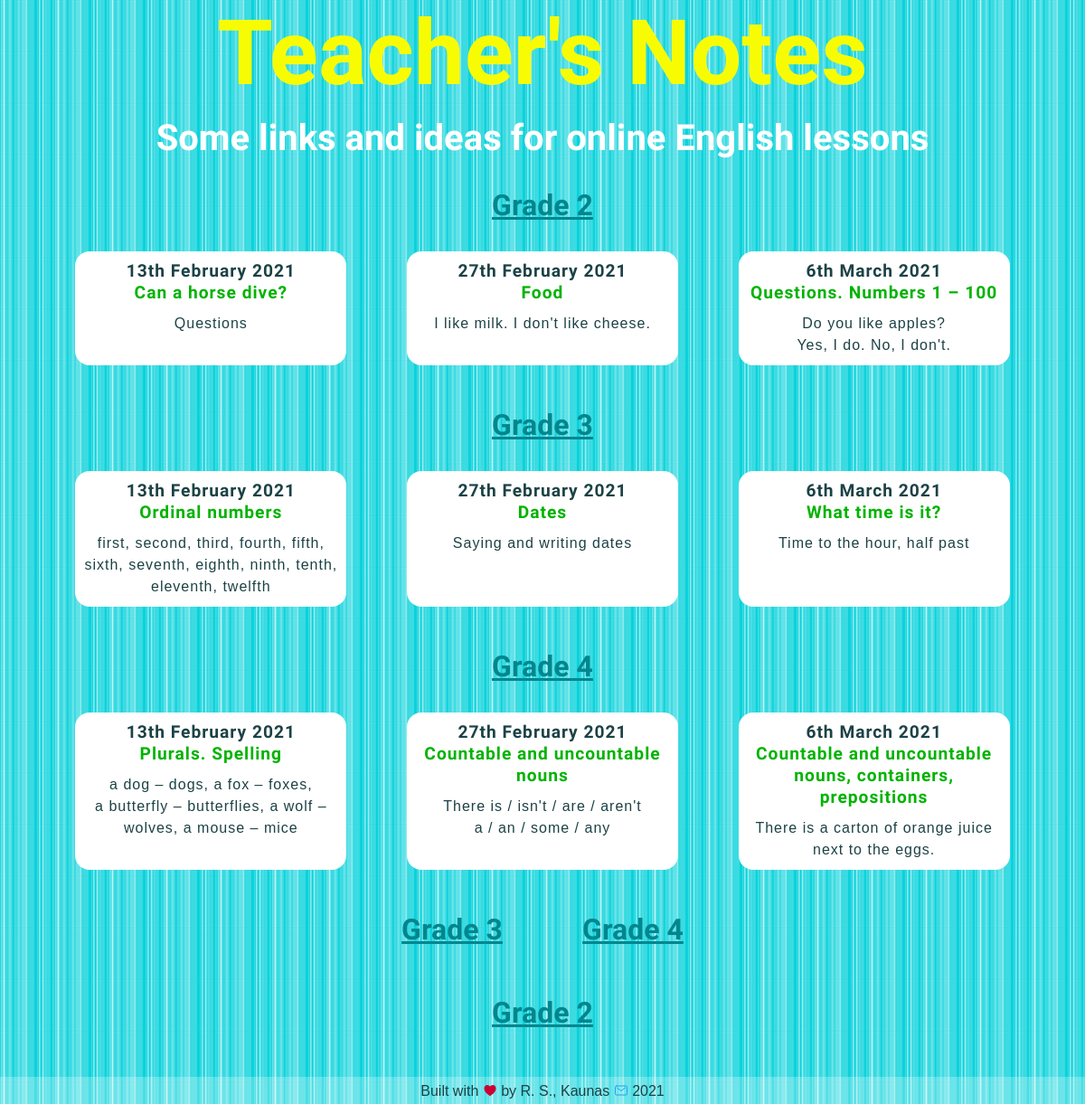
The page / on the database its author committed.
### blog/models.py (models this page shows, shortened)
class Grade2blogpost(models.Model):
    grade = models.CharField(max_length=10, default='Grade 2')
    date = models.DateField()
    title = models.TextField(max_length=200)
    intro = models.TextField(max_length=400, default='intro')
    description = models.TextField()
    image = models.ImageField(upload_to='blog/images/', default='blog/images/soon.png')
    file = models.FileField(upload_to='blog/downloads/', blank='True')
    credits = models.TextField(blank='True')

class Grade3blogpost(models.Model):
    grade = models.CharField(max_length=10, default='Grade 3')
    date = models.DateField()
    title = models.TextField(max_length=200)
    intro = models.TextField(max_length=400, default='intro')
    description = models.TextField()
    image = models.ImageField(upload_to='blog/images/', default='blog/images/soon.png')
    file = models.FileField(upload_to='blog/downloads/', blank='True')
    credits = models.TextField(blank='True')

class Grade4blogpost(models.Model):
    grade = models.CharField(max_length=10, default='Grade 4')
    date = models.DateField()
    title = models.TextField(max_length=200)
    intro = models.TextField(max_length=400, default='intro')
    description = models.TextField()
    image = models.ImageField(upload_to='blog/images/', default='blog/images/soon.png')
    file = models.FileField(upload_to='blog/downloads/', blank='True')
    credits = models.TextField(blank='True')

### blog/views.py (the view)
# urls.py: path('', views.all_posts, name='all_posts'),
def all_posts(request):
    grade2blogposts = Grade2blogpost.objects.order_by('-date')[:3]
    grade3blogposts = Grade3blogpost.objects.order_by('-date')[:3]
    grade4blogposts = Grade4blogpost.objects.order_by('-date')[:3]
    return render(request, 'blog/all_posts.html', {'grade2blogposts': grade2blogposts,
                                                   'grade3blogposts': grade3blogposts,
                                                   'grade4blogposts': grade4blogposts})

### blog/templates/blog/all_posts.html (shortened to what this page needs)
<!DOCTYPE html>
{% load static %}
<html lang="en">
<head>
    <link href="{% static 'blog/all_posts.css' %}" type="text/css" rel="stylesheet"/>
    <link href="{% static 'blog/queries.css' %}" type="text/css" rel="stylesheet"/>
</head>
<body>
<div id="page-container">
    <div id="content-wrap">
        <header>
            <h1>Teacher's Notes</h1>
            <h2>Some links and ideas for online English lessons</h2>
        </header>
        <section>
            <a href="{% url 'blog:url_all_grade2' %}"><h3>Grade 2</h3></a>
            <div class="flex-container">
                {% for blogpost in grade2blogposts %}
                    <a class="button" href="{% url 'blog:url_one_grade2' blogpost.id %}">
                        <h4>{{ blogpost.date|date:'jS F Y' }}</h4>
                        <h5>{{ blogpost.title|safe|truncatewords:20 }}</h5>
                        <p>{{ blogpost.intro|safe|truncatewords:20 }}</p></a>
                {% endfor %}
            </div>
        </section>
        <section>
            <a href="{% url 'blog:url_all_grade3' %}"><h3>Grade 3</h3></a>
            <div class="flex-container">
                {% for blogpost in grade3blogposts %}
                    <a class="button" href="{% url 'blog:url_one_grade3' blogpost.id %}">
                        <h4>{{ blogpost.date|date:'jS F Y' }}</h4>
                        <h5>{{ blogpost.title|safe|truncatewords:20 }}</h5>
                        <p>{{ blogpost.intro|safe|truncatewords:20 }}</p></a>
                {% endfor %}
            </div>
        </section>
        <section>
            <a href="{% url 'blog:url_all_grade4' %}"><h3>Grade 4</h3></a>
            <div class="flex-container">
                {% for blogpost in grade4blogposts %}
                    <a class="button" href="{% url 'blog:url_one_grade4' blogpost.id %}">
                        <h4>{{ blogpost.date|date:'jS F Y' }}</h4>
                        <h5>{{ blogpost.title|safe|truncatewords:20 }}</h5>
                        <p>{{ blogpost.intro|safe|truncatewords:20 }}</p></a>
                {% endfor %}
            </div>
        </section>
        <div class="flex-container three-grades">
            <a href="{% url 'blog:url_all_grade4' %}"><h3>Grade 4</h3></a>
            <a href="{% url 'blog:url_all_grade3' %}"><h3>Grade 3</h3></a>
            <a href="{% url 'blog:url_all_grade2' %}"><h3>Grade 2</h3></a>
        </div>
    </div>
    {% include 'blog/footer.html' %}
</div>
</body>
</html>

### blog/static/blog/all_posts.css (style rules this page uses)
* { margin: 0; padding: 0; -webkit-box-sizing: border-box; box-sizing: border-box; }
body { background-color: #0AD2DB; background-image: url(stripes_26.png); font-family: Arial, Helvetica, sans-serif; font-size: 16px; text-align: center; }
h1, h2, h3, h4, h5 { font-family: 'Dosis', sans-serif; }
h1 { font-size: 100px; color: #F8FC03; }
h2 { font-size: 40px; color: white; padding: 12px 12px 0 12px; }
h3 { font-size: 32px; color: #00868e; padding: 12px; margin-top: 20px; margin-bottom: 10px; }
h4 { font-size: 120%; }
h5 { font-size: 120%; color: #00b300; }
p { padding-top: 10px; }
a { color: #00868e; }
.button { border-radius: 16px; color: #1c4245; padding: 10px; text-decoration: none; display: inline-block; margin: 10px; line-height: 150%; letter-spacing: 1px; background-color: white; width: 300px; }
.flex-container { margin: auto; min-width: 200px; max-width: 1100px; display: -webkit-box; display: -ms-flexbox; display: flex; -ms-flex-wrap: wrap; flex-wrap: wrap; -ms-flex-pack: distribute; justify-content: space-around; padding-bottom: 5px; -webkit-box-orient: horizontal; -webkit-box-direction: reverse; -ms-flex-direction: row-reverse; flex-direction: row-reverse; }
.three-grades { max-width: 400px; }
#page-container { position: relative; min-height: 100vh; }
#content-wrap { padding-bottom: 55px; }

### rows shown on the page
Grade2blogpost: date "6th March 2021", title "Questions. Numbers 1 – 100", intro "Do you like apples? Yes, I do. No, I don't."
Grade2blogpost: date "27th February 2021", title "Food", intro "I like milk. I don't like cheese."
Grade2blogpost: date "13th February 2021", title "Can a horse dive?", intro "Questions"
Grade3blogpost: date "6th March 2021", title "What time is it?", intro "Time to the hour, half past"
Grade3blogpost: date "27th February 2021", title "Dates", intro "Saying and writing dates"
Grade3blogpost: date "13th February 2021", title "Ordinal numbers", intro "first, second, third, fourth, fifth, sixth, seventh, eighth, ninth, tenth, eleventh, twelfth"
Grade4blogpost: date "6th March 2021", title "Countable and uncountable nouns, containers, prepositions", intro "There is a carton of orange juice next to the eggs."
Grade4blogpost: date "27th February 2021", title "Countable and uncountable nouns", intro "There is / isn't / are / aren't a / an / some / any"
Grade4blogpost: date "13th February 2021", title "Plurals. Spelling", intro "a dog – dogs, a fox – foxes, a butterfly – butterflies, a wolf – wolves, a mouse – mice"
